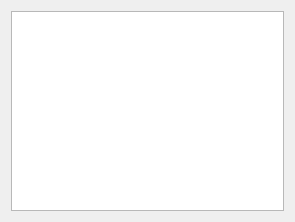
<?xml version="1.0" encoding="UTF-8"?>
<ui version="4.0">
 <class>DelegateTableViewDialog</class>
 <widget class="QDialog" name="DelegateTableViewDialog">
  <property name="geometry">
   <rect>
    <x>0</x>
    <y>0</y>
    <width>295</width>
    <height>222</height>
   </rect>
  </property>
  <property name="windowTitle">
   <string>DelegateTableViewDialog</string>
  </property>
  <layout class="QHBoxLayout" name="horizontalLayout">
   <item>
    <widget class="QTableView" name="tableView"/>
   </item>
  </layout>
 </widget>
 <layoutdefault spacing="6" margin="11"/>
 <resources/>
 <connections/>
</ui>
